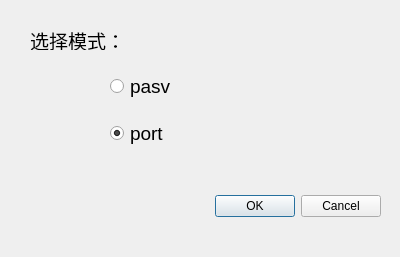
<?xml version="1.0" encoding="UTF-8"?>
<ui version="4.0">
 <class>Dialog</class>
 <widget class="QDialog" name="Dialog">
  <property name="geometry">
   <rect>
    <x>0</x>
    <y>0</y>
    <width>400</width>
    <height>257</height>
   </rect>
  </property>
  <property name="windowTitle">
   <string>Dialog</string>
  </property>
  <widget class="QDialogButtonBox" name="buttonBox">
   <property name="geometry">
    <rect>
     <x>40</x>
     <y>190</y>
     <width>341</width>
     <height>32</height>
    </rect>
   </property>
   <property name="orientation">
    <enum>Qt::Horizontal</enum>
   </property>
   <property name="standardButtons">
    <set>QDialogButtonBox::Cancel|QDialogButtonBox::Ok</set>
   </property>
  </widget>
  <widget class="QLabel" name="label">
   <property name="geometry">
    <rect>
     <x>30</x>
     <y>30</y>
     <width>87</width>
     <height>20</height>
    </rect>
   </property>
   <property name="font">
    <font>
     <pointsize>14</pointsize>
    </font>
   </property>
   <property name="text">
    <string>选择模式：</string>
   </property>
  </widget>
  <widget class="QWidget" name="">
   <property name="geometry">
    <rect>
     <x>110</x>
     <y>60</y>
     <width>161</width>
     <height>101</height>
    </rect>
   </property>
   <layout class="QVBoxLayout" name="verticalLayout">
    <item>
     <widget class="QRadioButton" name="radioButton_2">
      <property name="font">
       <font>
        <pointsize>14</pointsize>
       </font>
      </property>
      <property name="text">
       <string>pasv</string>
      </property>
     </widget>
    </item>
    <item>
     <widget class="QRadioButton" name="radioButton">
      <property name="font">
       <font>
        <pointsize>14</pointsize>
       </font>
      </property>
      <property name="text">
       <string>port</string>
      </property>
      <property name="checked">
       <bool>true</bool>
      </property>
     </widget>
    </item>
   </layout>
  </widget>
 </widget>
 <resources/>
 <connections>
  <connection>
   <sender>buttonBox</sender>
   <signal>accepted()</signal>
   <receiver>Dialog</receiver>
   <slot>accept()</slot>
   <hints>
    <hint type="sourcelabel">
     <x>248</x>
     <y>254</y>
    </hint>
    <hint type="destinationlabel">
     <x>157</x>
     <y>274</y>
    </hint>
   </hints>
  </connection>
  <connection>
   <sender>buttonBox</sender>
   <signal>rejected()</signal>
   <receiver>Dialog</receiver>
   <slot>reject()</slot>
   <hints>
    <hint type="sourcelabel">
     <x>316</x>
     <y>260</y>
    </hint>
    <hint type="destinationlabel">
     <x>286</x>
     <y>274</y>
    </hint>
   </hints>
  </connection>
 </connections>
</ui>
